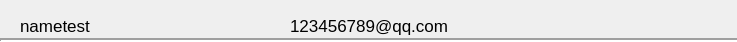
<?xml version="1.0" encoding="UTF-8"?>
<ui version="4.0">
 <class>ContactWidget</class>
 <widget class="QWidget" name="ContactWidget">
  <property name="geometry">
   <rect>
    <x>0</x>
    <y>0</y>
    <width>737</width>
    <height>42</height>
   </rect>
  </property>
  <property name="windowTitle">
   <string>Form</string>
  </property>
  <property name="styleSheet">
   <string notr="true"/>
  </property>
  <widget class="QLabel" name="ContactName">
   <property name="geometry">
    <rect>
     <x>20</x>
     <y>10</y>
     <width>211</width>
     <height>31</height>
    </rect>
   </property>
   <property name="font">
    <font>
     <pointsize>13</pointsize>
    </font>
   </property>
   <property name="text">
    <string>nametest</string>
   </property>
  </widget>
  <widget class="QLabel" name="ContactMail">
   <property name="geometry">
    <rect>
     <x>290</x>
     <y>10</y>
     <width>321</width>
     <height>31</height>
    </rect>
   </property>
   <property name="font">
    <font>
     <pointsize>13</pointsize>
    </font>
   </property>
   <property name="text">
    <string>123456789@qq.com</string>
   </property>
  </widget>
  <widget class="Line" name="line">
   <property name="geometry">
    <rect>
     <x>0</x>
     <y>30</y>
     <width>741</width>
     <height>20</height>
    </rect>
   </property>
   <property name="styleSheet">
    <string notr="true">color:rgba(11,10,10,90);
</string>
   </property>
   <property name="frameShadow">
    <enum>QFrame::Sunken</enum>
   </property>
   <property name="lineWidth">
    <number>2</number>
   </property>
   <property name="orientation">
    <enum>Qt::Horizontal</enum>
   </property>
  </widget>
  <widget class="QPushButton" name="Click">
   <property name="geometry">
    <rect>
     <x>0</x>
     <y>-10</y>
     <width>741</width>
     <height>61</height>
    </rect>
   </property>
   <property name="focusPolicy">
    <enum>Qt::NoFocus</enum>
   </property>
   <property name="autoFillBackground">
    <bool>false</bool>
   </property>
   <property name="styleSheet">
    <string notr="true">border:0;</string>
   </property>
   <property name="text">
    <string/>
   </property>
  </widget>
 </widget>
 <resources/>
 <connections/>
</ui>
